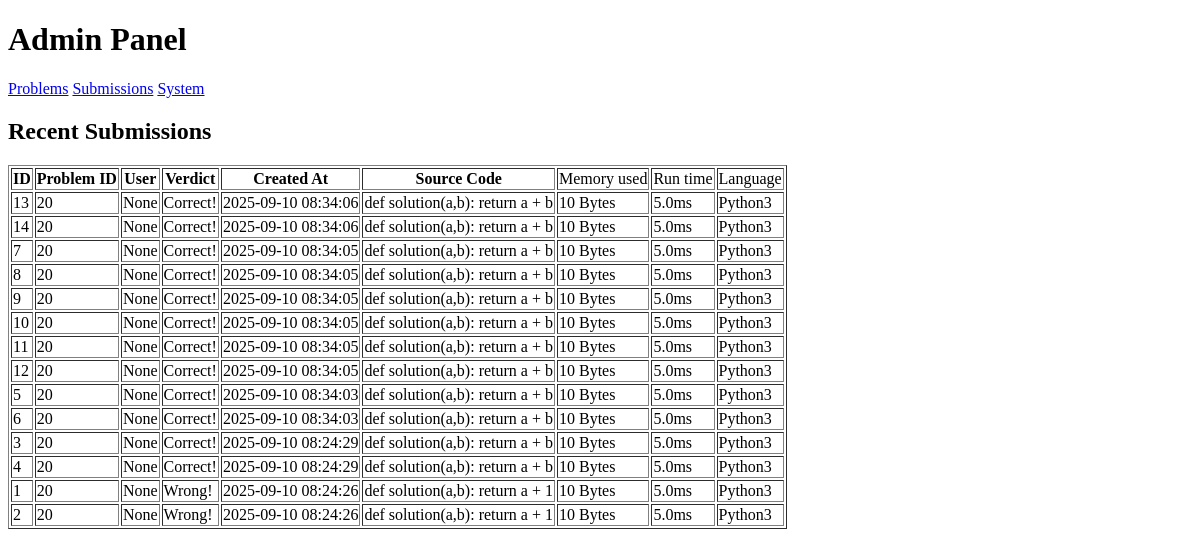
/admin/submissions, run on an earlier commit of the app's database.
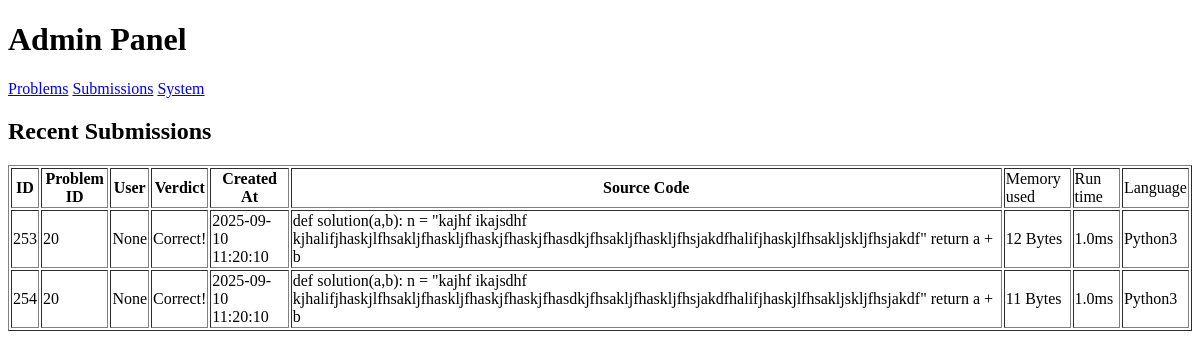
And on a later commit of the database.
### tables this page shows
CREATE TABLE submissions (subID INTEGER PRIMARY KEY AUTOINCREMENT, code TEXT NOT NULL, runtime FLOAT, memory INT, subTime TIMESTAMP DEFAULT CURRENT_TIMESTAMP, status VARCHAR(50) DEFAULT "Pending", problem_id INT NOT NULL REFERENCES problems(problem_id) ON DELETE CASCADE, language VARCHAR(50) DEFAULT "Python3", userID DEFAULT NULL);

### run.py (the view)
@app.route('/admin/submissions')
def adminSubmissions():
    conn = get_db_connection()
    submissions = conn.execute('SELECT * FROM submissions ORDER BY subTime DESC').fetchall()
    conn.close()
    submissions = [dict(row) for row in submissions]
    return render_template('admin/adminSub.html', submissions=submissions)

### run.py (called while the page is built)
def get_db_connection():
    conn = sqlite3.connect(DB_PATH)
    conn.row_factory = sqlite3.Row
    return conn

### templates/admin/adminSub.html (shortened to what this page needs)
{% extends "admin/admin.html" %}
{% block content %}
<h2>Recent Submissions</h2>
<table border="1">
    <tr>
        <th>ID</th>
        <th>Problem ID</th>
        <th>User</th>
        <th>Verdict</th>
        <th>Created At</th>
        <th>Source Code</th>
	<td>Memory used</td>
	<td>Run time</td>
	<td>Language</td>
    </tr>
    {% for s in submissions %}
    <tr>
        <td>{{ s.subID }}</td>
        <td>{{ s.problem_id }}</td>
        <td>{{ s.userID }}</td>
        <td>{{ s.status }}</td>
        <td>{{ s.subTime }}</td>
	<td>{{ s.code }}</td>
	<td>{{ s.memory }} Bytes</td>
	<td>{{ s.runtime }}ms</td>
	<td>{{ s.language }}</td>
    </tr>
    {% endfor %}
</table>
{% endblock %}

### templates/admin/admin.html (shortened to what this page needs)
<!DOCTYPE html>
<html lang="en">
<head>
    <link rel="stylesheet" href="{{ url_for('static', filename='style.css') }}">
</head>
<body>
    <header>
        <h1>Admin Panel</h1>
        <nav>
            <a href="{{ url_for('adminProblem') }}">Problems</a>
            <a href="{{ url_for('adminSubmissions') }}">Submissions</a>
            <a href="{{ url_for('adminSystem') }}">System</a>
        </nav>
    </header>
    <main>
        {% block content %}{% endblock %}
    </main>
</body>
</html>

What changed in the data, as far as the page shows it:
removed submissions: subID "13", problem_id "20", userID "None", status "Correct!", subTime "2025-09-10 08:34:06", code "def solution(a,b): return a + b", memory "10", runtime "5.0", language "Python3"
removed submissions: subID "14", problem_id "20", userID "None", status "Correct!", subTime "2025-09-10 08:34:06", code "def solution(a,b): return a + b", memory "10", runtime "5.0", language "Python3"
removed submissions: subID "7", problem_id "20", userID "None", status "Correct!", subTime "2025-09-10 08:34:05", code "def solution(a,b): return a + b", memory "10", runtime "5.0", language "Python3"
removed submissions: subID "8", problem_id "20", userID "None", status "Correct!", subTime "2025-09-10 08:34:05", code "def solution(a,b): return a + b", memory "10", runtime "5.0", language "Python3"
removed submissions: subID "9", problem_id "20", userID "None", status "Correct!", subTime "2025-09-10 08:34:05", code "def solution(a,b): return a + b", memory "10", runtime "5.0", language "Python3"
removed submissions: subID "10", problem_id "20", userID "None", status "Correct!", subTime "2025-09-10 08:34:05", code "def solution(a,b): return a + b", memory "10", runtime "5.0", language "Python3"
removed submissions: subID "11", problem_id "20", userID "None", status "Correct!", subTime "2025-09-10 08:34:05", code "def solution(a,b): return a + b", memory "10", runtime "5.0", language "Python3"
removed submissions: subID "12", problem_id "20", userID "None", status "Correct!", subTime "2025-09-10 08:34:05", code "def solution(a,b): return a + b", memory "10", runtime "5.0", language "Python3"
removed submissions: subID "5", problem_id "20", userID "None", status "Correct!", subTime "2025-09-10 08:34:03", code "def solution(a,b): return a + b", memory "10", runtime "5.0", language "Python3"
removed submissions: subID "6", problem_id "20", userID "None", status "Correct!", subTime "2025-09-10 08:34:03", code "def solution(a,b): return a + b", memory "10", runtime "5.0", language "Python3"
removed submissions: subID "3", problem_id "20", userID "None", status "Correct!", subTime "2025-09-10 08:24:29", code "def solution(a,b): return a + b", memory "10", runtime "5.0", language "Python3"
removed submissions: subID "4", problem_id "20", userID "None", status "Correct!", subTime "2025-09-10 08:24:29", code "def solution(a,b): return a + b", memory "10", runtime "5.0", language "Python3"
removed submissions: subID "1", problem_id "20", userID "None", status "Wrong!", subTime "2025-09-10 08:24:26", code "def solution(a,b): return a + 1", memory "10", runtime "5.0", language "Python3"
removed submissions: subID "2", problem_id "20", userID "None", status "Wrong!", subTime "2025-09-10 08:24:26", code "def solution(a,b): return a + 1", memory "10", runtime "5.0", language "Python3"
added submissions: subID "253", problem_id "20", userID "None", status "Correct!", subTime "2025-09-10 11:20:10", code "def solution(a,b): n = \"kajhf ikajsdhf kjhalifjhaskjlfhsakljfhaskljfhaskjfhaskjfhasdkjfhsakljfhaskljfhsjakdfhalifjhaskjlfhsakljskljfhsjakdf\" return a + b", memory "12", runtime "1.0", language "Python3"
added submissions: subID "254", problem_id "20", userID "None", status "Correct!", subTime "2025-09-10 11:20:10", code "def solution(a,b): n = \"kajhf ikajsdhf kjhalifjhaskjlfhsakljfhaskljfhaskjfhaskjfhasdkjfhsakljfhaskljfhsjakdfhalifjhaskjlfhsakljskljfhsjakdf\" return a + b", memory "11", runtime "1.0", language "Python3"
